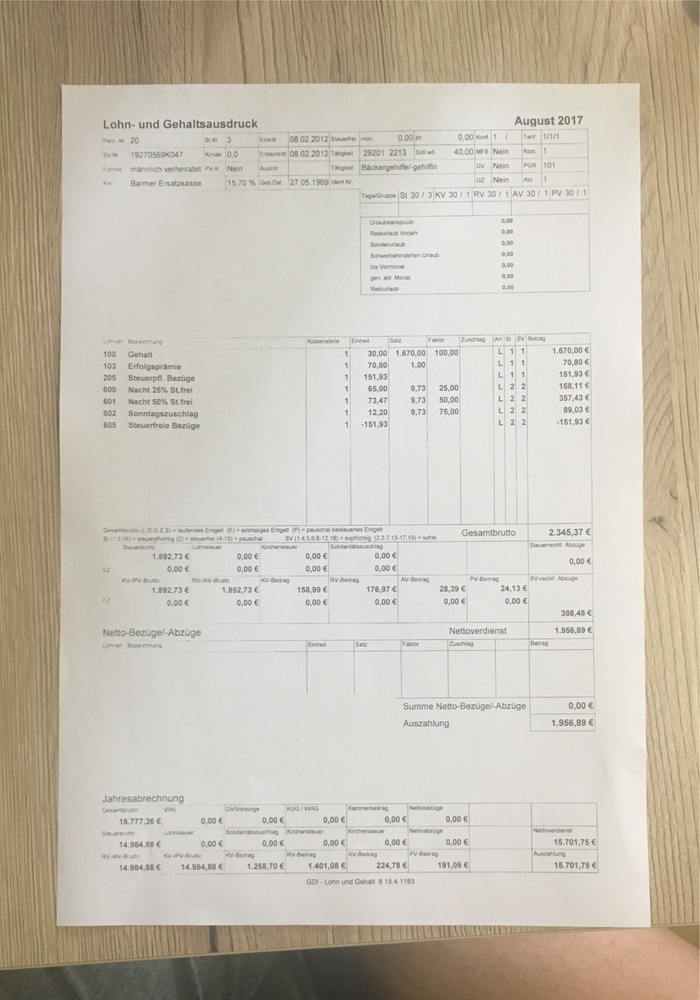
#> input picture 1.jpg, 700 x 1000 px, shrunk from 2412 x 3445 before the run; its folder holds only this picture in this run
$ python -i regressor.py   (imports and definitions only)   (older library calls are emulated)
#> lines starting #> are read from the running program, lines starting #| are printed output that depends on the picture; after the words box and inside, x2 and y2 are one past the last pixel; in counts of white or black regions, pixels touching at a corner belong together
import cv2
import numpy as np
from scipy import ndimage
from PIL import Image

import numpy as np
ZERO_IMAGE =  np.empty((0,0,3))

SHOW_IMAGE = True
def show(np_img, show=SHOW_IMAGE):
    if show:
        Image.fromarray(np_img).show()

NOISE_HEIGHT = 10 # 11 is ok for rk
NOISE_WIDTH = 4 #

def bradley_binarization(image, threshold=90, window_r=55, is_gray=False, inversed=False):
    """
    form5: 90
    form3: 80
    form3: 70
    form2: 90
    form1: ?

    """
    percentage = threshold / 100.
    window_diam = 2*window_r + 1
    # convert image to numpy array of grayscale values
    img = np.copy(image)
    if not is_gray:
        img = cv2.cvtColor(img, cv2.COLOR_RGB2GRAY)
    # matrix of local means with scipy
    means = ndimage.uniform_filter(img, window_diam)
    # result: 0 for entry less than percentage*mean, 255 otherwise
    height, width = img.shape[:2]
    result = np.zeros((height,width), np.uint8)   # initially all 0
    result[img >= percentage * means] = 255       # numpy magic :)
    # Get inversed image if inversed=True
    if inversed:
        return 255 - result
    return result

def find_top_line_from_center(img, lineness, offset):
    height = img.shape[0]
    width = img.shape[1]
    projected_value = np.sum(img, axis=1)/width
    y = height//2
    reach_line = False
    while not reach_line and y > 0:
        y -= 1
        if projected_value[y] > lineness * 255:
            reach_line = True
    # Only aplly offset for case line boundary detected
    if reach_line:
        return y + offset
    else:
        return y

def find_bottom_line_from_center(img, lineness, offset):
    height = img.shape[0]
    width = img.shape[1]
    projected_value = np.sum(img, axis=1)/width
    y = height//2
    reach_line = False
    while not reach_line and y < height-1:
        y += 1
        if projected_value[y] > lineness * 255:
            reach_line = True
    # Only aplly offset for case line boundary detected
    if reach_line:
        return y - offset
    else:
        return y

def find_left_line_from_center(img, lineness, offset):
    height = img.shape[0]
    width = img.shape[1]
    projected_value = np.sum(img, axis=0)/height
    y = width//2
    reach_line = False
    while not reach_line and y > 0:
        y -= 1
        if projected_value[y] > lineness * 255:
            reach_line = True
    # Only aplly offset for case line boundary detected
    if reach_line:
        return y + offset
    else:
        return y

def find_right_line_from_center(img, lineness, offset):
    height = img.shape[0]
    width = img.shape[1]
    projected_value = np.sum(img, axis=0)/height
    y = width//2
    reach_line = False
    while not reach_line and y < width-1:
        y += 1
        if projected_value[y] > lineness * 255:
            reach_line = True
    # Only aplly offset for case line boundary detected
    if reach_line:
        return y - offset
    else:
        return y

# [5 lines left out: function remove_boundary_offset, not called in this run]

def find_center_text_around_by_lines(aligned_img, is_binarized=False, lineness=0.62, offset = 2, binary_threshold=90):
    # Find lines, text in white, background in black
    img = np.copy(aligned_img)
    # show(img)
    if not is_binarized:
        img = bradley_binarization(aligned_img, threshold=binary_threshold, inversed=True)
    # show(img)
    top = find_top_line_from_center(img, lineness, offset)
    bottom = find_bottom_line_from_center(img, lineness, offset)
    result = img[top:bottom,:]
    # show(img)
    origin_result = aligned_img[top:bottom,:]
    if top < bottom:
        left = find_left_line_from_center(result, 0.85, offset) # always should use hard lineness for left and right
        right = find_right_line_from_center(result, 0.85, offset)
        # print("{}-{}-{}-{}".format(top, bottom, left, right))
        result = result[:, left:right]
        # show(result)
        origin_result = origin_result[:, left:right]
    # result = remove_boundary_offset(result, offset)
    # origin_result = remove_boundary_offset(origin_result, offset)
    return result, origin_result

def is_noise(cc_stat, min_height=NOISE_HEIGHT, min_width=NOISE_WIDTH, min_area=10, noise_wh_ratio=15):
    height = cc_stat[3] # height
    width = cc_stat[2]
    # print(width)
    # print(NOISE_WIDTH)
    area = cc_stat[4]
    return height<=min_height or area<=min_area or width<=min_width or (width/height) > noise_wh_ratio

# [5 lines left out: function is_boundary, not called in this run]

def connected_components_bbox(binarized_img, origin_img, cc_stats):
    # show(origin_img)
    # check why origin disappear
    H, W = binarized_img.shape
    x2 = y2 = 0
    x1 = W
    y1 = H
#     print("H/7 = {}".format(H/7))
    for stat in cc_stats[1:]:
        left = stat[0]
        top = stat[1]
        right = stat[0] + stat[2]
        bottom = stat[1] + stat[3]
        if not is_noise(stat):
            x1 = left if (x1>left) else x1
            y1 = top if (y1>top) else y1
            x2 = right if (x2<right) else x2
            y2 = bottom if (y2<bottom) else y2
        else:
            # Remove noise in, ONLY on binarized_img
            binarized_img[top:bottom, left:right] = 0
    if x2>x1 and y2>y1:
        return binarized_img[y1:y2, x1:x2], origin_img[y1:y2, x1:x2]
    else:
        return ZERO_IMAGE, ZERO_IMAGE #binarized_img, origin_img # return zero image!!!!

def centralize_text(binarized_img, origin_img, auto_padding=True):
    """
    binarized_img has text in white, background in black
    """
    connectivity = 4
    # Perform the operation
    num_labels, labels, stats, centroids = cv2.connectedComponentsWithStats(binarized_img, connectivity, cv2.CV_32S)
    tight_text, origin_tight_text = connected_components_bbox(binarized_img, origin_img, stats)
    h = tight_text.shape[0]
    centralized_text = np.pad(tight_text, (h,h), 'constant', constant_values=(0, 0))
    if auto_padding:
        median_value = np.percentile(origin_img, 75, axis=(0, 1))
        origin_centralized_text = np.ones(np.array(origin_tight_text.shape) + (h*2,h*2,0)) * median_value
        origin_centralized_text[h:origin_tight_text.shape[0]+h, h:origin_tight_text.shape[1]+h,:] = origin_tight_text
        return 255 - centralized_text, origin_centralized_text.astype(np.uint8) # return binarized text in black, background in white

    return 255 - centralized_text, origin_tight_text

def countCC1D(binarized_arr, arr):
    """
    """
    cc_list = np.zeros(len(arr), dtype=np.int)
    cc_area = np.zeros(len(arr))
    nb_cc = 0
    if binarized_arr[0] > 0:
        cc_list[0] = 1
        nb_cc += 1
        cc_area[0] += arr[0]
    for i in range(1,len(arr)):
        if binarized_arr[i] > 0:
            if cc_list[i-1] != 0:
                cc_list[i] = cc_list[i-1]
                cc_area[nb_cc-1] += arr[i]
            else:
                cc_list[i] = nb_cc + 1
                nb_cc += 1
                cc_area[nb_cc-1] = arr[i]
    return cc_list, nb_cc, cc_area[:nb_cc]

def region_avarage_bradley_threshold_1D(array, region_r=1, threshold=50, window_r=30):
    """
    Special Bradley binarization implementation. Relately high-value region-wise => 255.
    """
    percentage = threshold / 100.
    window_diam = 2*window_r + 1
    region_diam = 2*region_r + 1
    arr = np.array(array).astype(np.float)
    # matrix of global means with scipy
    global_means = ndimage.uniform_filter(arr, window_diam)
    # matrix of region means with scipy
    region_means = ndimage.uniform_filter(arr, region_diam)
    # result: 0 for entry less than percentage*global_means, 255 otherwise
    length = len(arr)
    result = np.zeros((length), np.uint8)   # initially all 0
    result[region_means > percentage * global_means + 0.001] = 255       # numpy magic :)
    return result

def get_largest_binarized_CC1D(binarized_arr, arr, nb_returns=1):
    cc_list, nb_cc, cc_area = countCC1D(binarized_arr, arr)
    top_index = np.flip(np.argsort(cc_area), axis=0)[:min(nb_cc, nb_returns)]
    sorted_index = np.sort(top_index)
    return [(max(1,np.where(cc_list==(i+1))[0][0]), min(np.where(cc_list==(i+1))[0][-1], len(arr)-1)) for i in sorted_index]


# [16 lines left out: function get_CC_below_top, not called in this run]

def cut_top_line(text_img, origin_text_img):
    # Input: Gray image. Text in black on white background
    w = text_img.shape[1]
    projected_value = np.sum(text_img, axis=1)/w
    binarized_his_on_y = region_avarage_bradley_threshold_1D(projected_value)
    # result = get_CC_below_top(binarized_his_on_y, projected_value)
    result = get_largest_binarized_CC1D(binarized_his_on_y, projected_value, nb_returns=1)
    if not result:
        result = (0,0) # return zero img
    else:
        result = result[0]
    return text_img[result[0]:result[1], :], origin_text_img[result[0]:result[1], :]

def text_value_regressor(img, binary_threshold=90, auto_padding=True):
    """
    Input: original crop from deskewed payslip in RGB.
    """
    text_img, origin_text_img = find_center_text_around_by_lines(img, is_binarized=False, binary_threshold=binary_threshold)
    if origin_text_img.size:
        bottom_text_line, origin_bottom_text_line = cut_top_line(text_img, origin_text_img)
        if origin_bottom_text_line.size:
            # print(origin_bottom_text_line.size)
            output, origin_output = centralize_text(bottom_text_line, origin_bottom_text_line, auto_padding=auto_padding)
            return output, origin_output
        else:
            return bottom_text_line, origin_bottom_text_line
    else:
        return text_img, origin_text_img


>>> import cv2
>>> picture = cv2.cvtColor(cv2.imread('1.jpg'), cv2.COLOR_BGR2RGB)
>>> result = text_value_regressor(picture)
#> in find_center_text_around_by_lines, `img = bradley_binarization(aligned_img, threshold=binary_threshold, in..`:
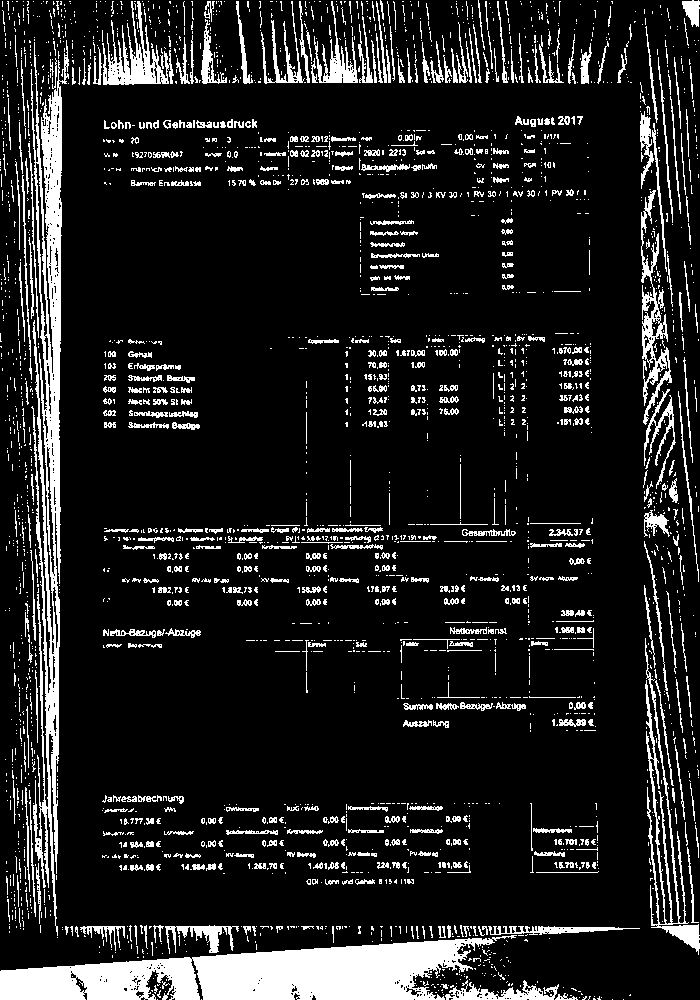
#> img: shape (1000, 700); 12.6% white; 2867 white regions (2271 under 20 px), largest, box (x1, y1, x2, y2) and area: (0, 935, 517, 1000) 19186, (30, 40, 69, 936) 12716, (645, 638, 700, 955) 2752
#> in find_top_line_from_center, `projected_value = np.sum(img, axis=1)/width`: projected_value = 1000 values, max 202.5 at index 999, min 1.82 at index 0, mean 32.13
#> after the loop in find_top_line_from_center, `while not reach_line and y > 0:`: y = 0
#> after the loop in find_bottom_line_from_center, `while not reach_line and y < height-1:`: y = 969
#> in find_center_text_around_by_lines, `bottom = find_bottom_line_from_center(img, lineness, offset)`: bottom = 967
#> in find_center_text_around_by_lines, `origin_result = aligned_img[top:bottom,:]`:
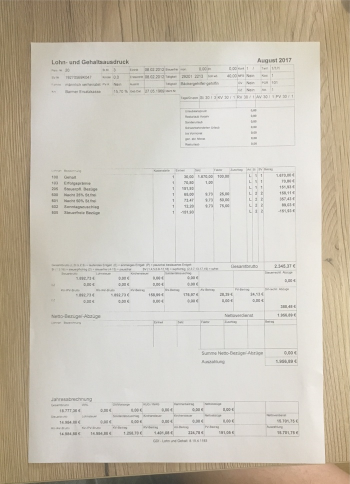
#> origin_result: shape (967, 700, 3) (shown at 1/2 size); mean R, G, B 202.7, 195.8, 182.8
#> in find_left_line_from_center, `projected_value = np.sum(img, axis=0)/height`: projected_value = 700 values, max 194.3 at index 55, min 0.264 at index 632, mean 27.77
#> after the loop in find_left_line_from_center, `while not reach_line and y > 0:`: y = 0
#> after the loop in find_right_line_from_center, `while not reach_line and y < width-1:`: y = 699
#> in find_center_text_around_by_lines, `result = result[:, left:right]`:
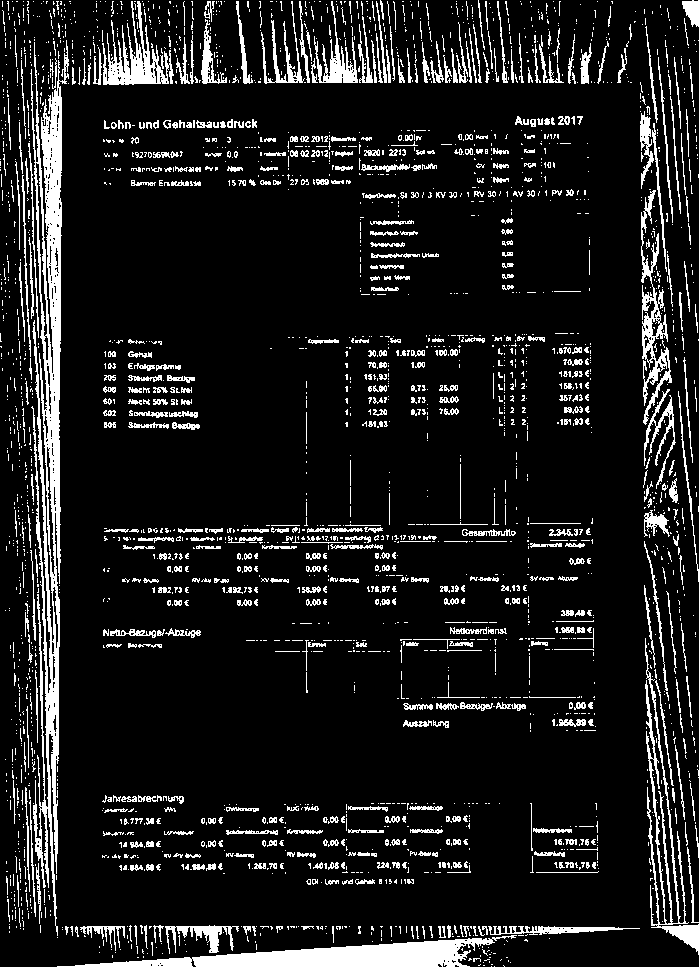
#> result: shape (967, 699); 10.9% white; 2784 white regions (2192 under 20 px), largest, box (x1, y1, x2, y2) and area: (30, 40, 69, 936) 12716, (57, 935, 517, 967) 6081, (645, 638, 699, 955) 2743
#> in cut_top_line, `projected_value = np.sum(text_img, axis=1)/w`: projected_value = 967 values, max 147 at index 966, min 1.82 at index 0, mean 27.81
#> in region_avarage_bradley_threshold_1D, `arr = np.array(array).astype(np.float)`: arr has the same summary as projected_value in cut_top_line
#> in region_avarage_bradley_threshold_1D, `global_means = ndimage.uniform_filter(arr, window_diam)`: global_means = 967 values, max 90.03 at index 956, min 10.07 at index 761, mean 27.81
#> in region_avarage_bradley_threshold_1D, `region_means = ndimage.uniform_filter(arr, region_diam)`: region_means = 967 values, max 144.5 at index 966, min 6.69 at index 594, mean 27.81
#> in region_avarage_bradley_threshold_1D, `length = len(arr)`: length = 967
#> in cut_top_line, `binarized_his_on_y = region_avarage_bradley_threshold_1D(projected_val..`: binarized_his_on_y = 967 values, max 255 at index 0, min 0 at index 85, mean 229.7
#> in countCC1D, `cc_list = np.zeros(len(arr), dtype=np.int)`: cc_list = 967 values from 0 to 0
#> the loop in countCC1D, `for i in range(1,len(arr)):` made 966 passes
#> nb_cc on pass 113: 2
#> after the loop in countCC1D, `for i in range(1,len(arr)):`: cc_area = 967 values, max 9441.2 at index 1, min 0 at index 19, mean 26.82; cc_list = 967 values, max 19 at index 925, min 0 at index 85, mean 5.81; nb_cc = 19
#> in get_largest_binarized_CC1D, `cc_list, nb_cc, cc_area = countCC1D(binarized_arr, arr)`: cc_area = 19 values, max 9441.2 at index 1, min 64.21 at index 2, mean 1364.8
#> in get_largest_binarized_CC1D, `top_index = np.flip(np.argsort(cc_area), axis=0)[:min(nb_cc, nb_return..`: top_index = [1]
#> in cut_top_line, `result = get_largest_binarized_CC1D(binarized_his_on_y, projected_valu..`: result = [(113, 503)]
#> in cut_top_line, `result = result[0]`: result = (113, 503)
#> in centralize_text, `num_labels, labels, stats, centroids = cv2.connectedComponentsWithStat..`:
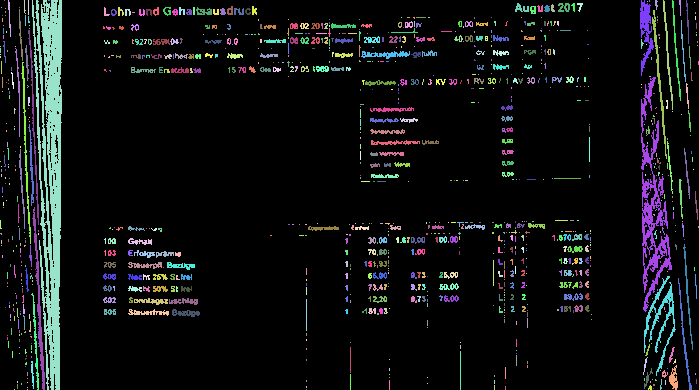
#> labels: shape (390, 699) int32; 1006 distinct labels, from 0 to 1005; one colour per label, 0 black
#> in centralize_text, `num_labels, labels, stats, centroids = cv2.connectedComponentsWithStat..`: num_labels = 1006; stats = 1006 rows, first 6: [0, 0, 699, 390, 246758], [4, 0, 1, 1, 1], [8, 0, 3, 37, 49], [24, 0, 2, 14, 15], [28, 0, 1, 15, 15], [32, 0, 30, 390, 6442]; centroids = 1006 pairs, first value 0 to 698, second value 0 to 389
#> the loop in connected_components_bbox, `for stat in cc_stats[1:]:` made 1005 passes
#> (stat, left, top, right, bottom, height in is_noise, width in is_noise, area in is_noise) on passes 5, 7, 11, 12, 48: ([32, 0, 30, 390, 6442], 32, 0, 62, 390, 390, 30, 6442), ([640, 0, 14, 76, 453], 640, 0, 654, 76, 76, 14, 453), ([663, 0, 10, 110, 204], 663, 0, 673, 110, 110, 10, 204), ([672, 0, 9, 101, 165], 672, 0, 681, 101, 101, 9, 165), ([652, 10, 15, 149, 328], 652, 10, 667, 159, 149, 15, 328)
#> after the loop in connected_components_bbox, `for stat in cc_stats[1:]:`:
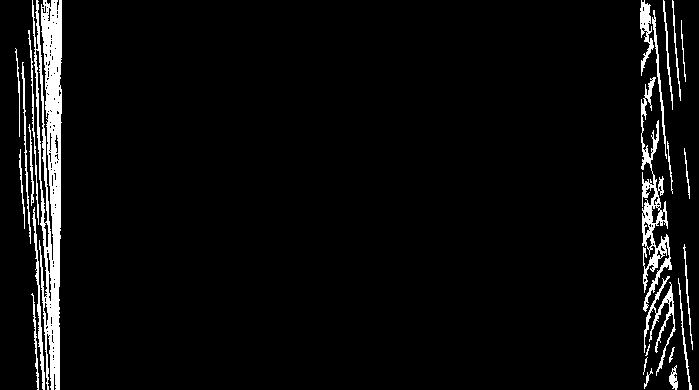
#> binarized_img: shape (390, 699); 4.7% white; 24 white regions, largest, box (x1, y1, x2, y2) and area: (32, 0, 62, 390) 6442, (641, 77, 672, 312) 2095, (644, 276, 676, 376) 704
#> in centralize_text, `origin_centralized_text[h:origin_tight_text.shape[0]+h, h:origin_tight..`:
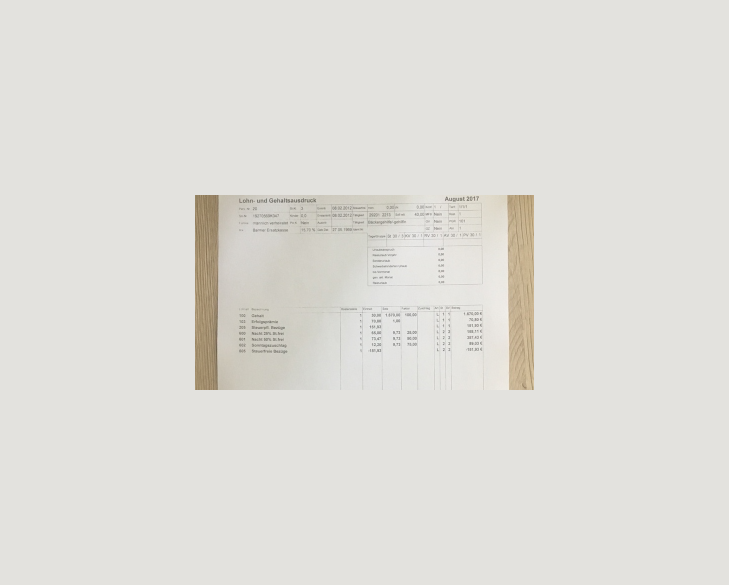
#> origin_centralized_text: shape (1170, 1458, 3) float64 (shown at 1/2 size); mean R, G, B 224.4, 222.9, 217.9
#> in text_value_regressor, `output, origin_output = centralize_text(bottom_text_line, origin_botto..`:
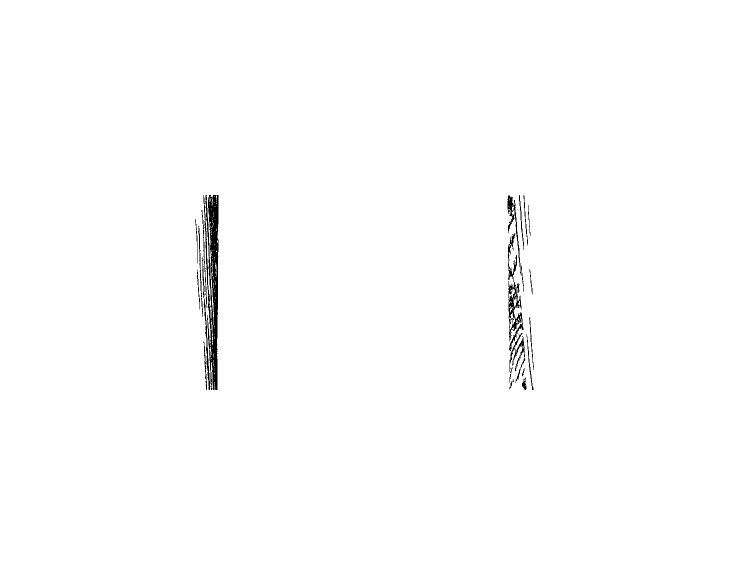
#> output: shape (1170, 1458) (shown at 1/2 size); 99.2% white; 24 black regions, largest, box (x1, y1, x2, y2) and area: (407, 390, 437, 780) 6442, (1016, 467, 1047, 702) 2095, (1019, 666, 1051, 766) 704
